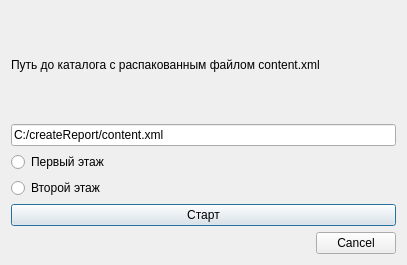
<?xml version="1.0" encoding="UTF-8"?>
<ui version="4.0">
 <class>GeneratorReportDialog</class>
 <widget class="QDialog" name="GeneratorReportDialog">
  <property name="geometry">
   <rect>
    <x>0</x>
    <y>0</y>
    <width>407</width>
    <height>265</height>
   </rect>
  </property>
  <property name="windowTitle">
   <string>Генератор шаблона отчета</string>
  </property>
  <layout class="QVBoxLayout" name="verticalLayout">
   <item>
    <widget class="QLabel" name="label">
     <property name="text">
      <string>Путь до каталога с распакованным файлом content.xml</string>
     </property>
    </widget>
   </item>
   <item>
    <widget class="QLineEdit" name="editPathXml">
     <property name="text">
      <string>C:/createReport/content.xml</string>
     </property>
    </widget>
   </item>
   <item>
    <widget class="QRadioButton" name="flow1radioButton">
     <property name="text">
      <string>Первый этаж</string>
     </property>
    </widget>
   </item>
   <item>
    <widget class="QRadioButton" name="flow2radioButton">
     <property name="text">
      <string>Второй этаж</string>
     </property>
    </widget>
   </item>
   <item>
    <widget class="QPushButton" name="buttonStartGenerate">
     <property name="text">
      <string>Старт</string>
     </property>
    </widget>
   </item>
   <item>
    <widget class="QDialogButtonBox" name="buttonBox">
     <property name="orientation">
      <enum>Qt::Horizontal</enum>
     </property>
     <property name="standardButtons">
      <set>QDialogButtonBox::Cancel</set>
     </property>
    </widget>
   </item>
  </layout>
 </widget>
 <resources/>
 <connections>
  <connection>
   <sender>buttonBox</sender>
   <signal>accepted()</signal>
   <receiver>GeneratorReportDialog</receiver>
   <slot>accept()</slot>
   <hints>
    <hint type="sourcelabel">
     <x>248</x>
     <y>254</y>
    </hint>
    <hint type="destinationlabel">
     <x>157</x>
     <y>274</y>
    </hint>
   </hints>
  </connection>
  <connection>
   <sender>buttonBox</sender>
   <signal>rejected()</signal>
   <receiver>GeneratorReportDialog</receiver>
   <slot>reject()</slot>
   <hints>
    <hint type="sourcelabel">
     <x>316</x>
     <y>260</y>
    </hint>
    <hint type="destinationlabel">
     <x>286</x>
     <y>274</y>
    </hint>
   </hints>
  </connection>
 </connections>
</ui>
